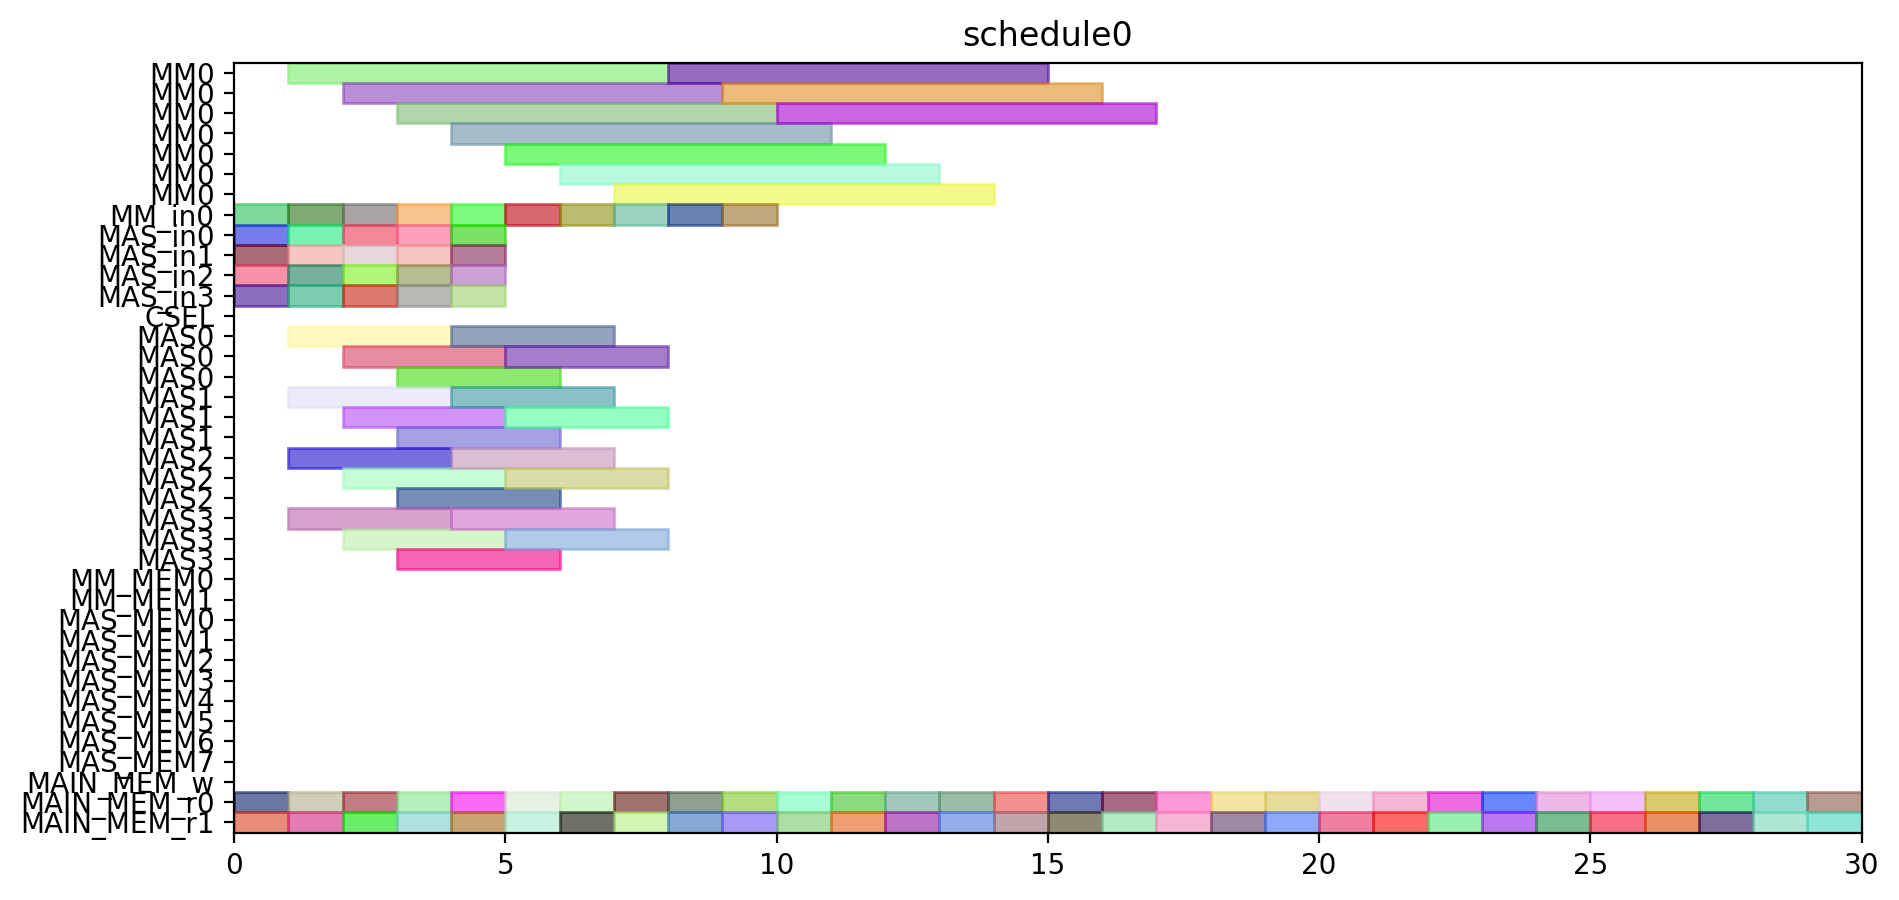

This chart was generated by the following Python code:
from pyschedule import Scenario, solvers, plotters, alt


def solve():
	horizon = 131
	S = Scenario("schedule0", horizon=horizon)

	# resource
	MM = S.Resources('MM', num=1, size=7)
	MM_in = S.Resources('MM_in', num=1)
	MAS_in = S.Resources('MAS_in', num=4)
	CSEL = S.Resource('CSEL')
	MAS = S.Resources('MAS', num=4, size=3, periods=range(1, horizon))
	MM_MEM = S.Resources('MM_MEM', num=2)
	MAS_MEM = S.Resources('MAS_MEM', num=8)
	MAIN_MEM_w = S.Resource('MAIN_MEM_w', size=1)
	MAIN_MEM_r = S.Resources('MAIN_MEM_r', num=2)

	# result of previous scheduling

	# new tasks
	c_aa_a1_0 = S.Task('c_aa_a1_0', length=3, delay_cost=1)
	c_aa_a1_0 += alt(MAS)
	c_aa_a1_0_in = S.Task('c_aa_a1_0_in', length=1, delay_cost=1)
	c_aa_a1_0_in += alt(MAS_in)
	S += c_aa_a1_0_in*MAS_in[0]<=c_aa_a1_0*MAS[0]

	S += c_aa_a1_0_in*MAS_in[1]<=c_aa_a1_0*MAS[1]

	S += c_aa_a1_0_in*MAS_in[2]<=c_aa_a1_0*MAS[2]

	S += c_aa_a1_0_in*MAS_in[3]<=c_aa_a1_0*MAS[3]

	c_aa_a1_0_mem0 = S.Task('c_aa_a1_0_mem0', length=1, delay_cost=1)
	c_aa_a1_0_mem0 += MAIN_MEM_r[0]
	c_aa_a1_0_mem1 = S.Task('c_aa_a1_0_mem1', length=1, delay_cost=1)
	c_aa_a1_0_mem1 += MAIN_MEM_r[1]
	c_aa_a1_1 = S.Task('c_aa_a1_1', length=3, delay_cost=1)
	c_aa_a1_1 += alt(MAS)
	c_aa_a1_1_in = S.Task('c_aa_a1_1_in', length=1, delay_cost=1)
	c_aa_a1_1_in += alt(MAS_in)
	S += c_aa_a1_1_in*MAS_in[0]<=c_aa_a1_1*MAS[0]

	S += c_aa_a1_1_in*MAS_in[1]<=c_aa_a1_1*MAS[1]

	S += c_aa_a1_1_in*MAS_in[2]<=c_aa_a1_1*MAS[2]

	S += c_aa_a1_1_in*MAS_in[3]<=c_aa_a1_1*MAS[3]

	c_aa_a1_1_mem0 = S.Task('c_aa_a1_1_mem0', length=1, delay_cost=1)
	c_aa_a1_1_mem0 += MAIN_MEM_r[0]
	c_aa_a1_1_mem1 = S.Task('c_aa_a1_1_mem1', length=1, delay_cost=1)
	c_aa_a1_1_mem1 += MAIN_MEM_r[1]
	c_aa_t10 = S.Task('c_aa_t10', length=3, delay_cost=1)
	c_aa_t10 += alt(MAS)
	c_aa_t10_in = S.Task('c_aa_t10_in', length=1, delay_cost=1)
	c_aa_t10_in += alt(MAS_in)
	S += c_aa_t10_in*MAS_in[0]<=c_aa_t10*MAS[0]

	S += c_aa_t10_in*MAS_in[1]<=c_aa_t10*MAS[1]

	S += c_aa_t10_in*MAS_in[2]<=c_aa_t10*MAS[2]

	S += c_aa_t10_in*MAS_in[3]<=c_aa_t10*MAS[3]

	c_aa_t10_mem0 = S.Task('c_aa_t10_mem0', length=1, delay_cost=1)
	c_aa_t10_mem0 += MAIN_MEM_r[0]
	c_aa_t10_mem1 = S.Task('c_aa_t10_mem1', length=1, delay_cost=1)
	c_aa_t10_mem1 += MAIN_MEM_r[1]
	c_aa_t11 = S.Task('c_aa_t11', length=3, delay_cost=1)
	c_aa_t11 += alt(MAS)
	c_aa_t11_in = S.Task('c_aa_t11_in', length=1, delay_cost=1)
	c_aa_t11_in += alt(MAS_in)
	S += c_aa_t11_in*MAS_in[0]<=c_aa_t11*MAS[0]

	S += c_aa_t11_in*MAS_in[1]<=c_aa_t11*MAS[1]

	S += c_aa_t11_in*MAS_in[2]<=c_aa_t11*MAS[2]

	S += c_aa_t11_in*MAS_in[3]<=c_aa_t11*MAS[3]

	c_aa_t11_mem0 = S.Task('c_aa_t11_mem0', length=1, delay_cost=1)
	c_aa_t11_mem0 += MAIN_MEM_r[0]
	c_aa_t11_mem1 = S.Task('c_aa_t11_mem1', length=1, delay_cost=1)
	c_aa_t11_mem1 += MAIN_MEM_r[1]
	c_aa_t3_t0 = S.Task('c_aa_t3_t0', length=7, delay_cost=1)
	c_aa_t3_t0 += alt(MM)
	c_aa_t3_t0_in = S.Task('c_aa_t3_t0_in', length=1, delay_cost=1)
	c_aa_t3_t0_in += alt(MM_in)
	S += c_aa_t3_t0_in*MM_in[0]<=c_aa_t3_t0*MM[0]

	c_aa_t3_t0_mem0 = S.Task('c_aa_t3_t0_mem0', length=1, delay_cost=1)
	c_aa_t3_t0_mem0 += MAIN_MEM_r[0]
	c_aa_t3_t0_mem1 = S.Task('c_aa_t3_t0_mem1', length=1, delay_cost=1)
	c_aa_t3_t0_mem1 += MAIN_MEM_r[1]
	c_aa_t3_t1 = S.Task('c_aa_t3_t1', length=7, delay_cost=1)
	c_aa_t3_t1 += alt(MM)
	c_aa_t3_t1_in = S.Task('c_aa_t3_t1_in', length=1, delay_cost=1)
	c_aa_t3_t1_in += alt(MM_in)
	S += c_aa_t3_t1_in*MM_in[0]<=c_aa_t3_t1*MM[0]

	c_aa_t3_t1_mem0 = S.Task('c_aa_t3_t1_mem0', length=1, delay_cost=1)
	c_aa_t3_t1_mem0 += MAIN_MEM_r[0]
	c_aa_t3_t1_mem1 = S.Task('c_aa_t3_t1_mem1', length=1, delay_cost=1)
	c_aa_t3_t1_mem1 += MAIN_MEM_r[1]
	c_aa_t3_t2 = S.Task('c_aa_t3_t2', length=3, delay_cost=1)
	c_aa_t3_t2 += alt(MAS)
	c_aa_t3_t2_in = S.Task('c_aa_t3_t2_in', length=1, delay_cost=1)
	c_aa_t3_t2_in += alt(MAS_in)
	S += c_aa_t3_t2_in*MAS_in[0]<=c_aa_t3_t2*MAS[0]

	S += c_aa_t3_t2_in*MAS_in[1]<=c_aa_t3_t2*MAS[1]

	S += c_aa_t3_t2_in*MAS_in[2]<=c_aa_t3_t2*MAS[2]

	S += c_aa_t3_t2_in*MAS_in[3]<=c_aa_t3_t2*MAS[3]

	c_aa_t3_t2_mem0 = S.Task('c_aa_t3_t2_mem0', length=1, delay_cost=1)
	c_aa_t3_t2_mem0 += MAIN_MEM_r[0]
	c_aa_t3_t2_mem1 = S.Task('c_aa_t3_t2_mem1', length=1, delay_cost=1)
	c_aa_t3_t2_mem1 += MAIN_MEM_r[1]
	c_aa_t3_t3 = S.Task('c_aa_t3_t3', length=3, delay_cost=1)
	c_aa_t3_t3 += alt(MAS)
	c_aa_t3_t3_in = S.Task('c_aa_t3_t3_in', length=1, delay_cost=1)
	c_aa_t3_t3_in += alt(MAS_in)
	S += c_aa_t3_t3_in*MAS_in[0]<=c_aa_t3_t3*MAS[0]

	S += c_aa_t3_t3_in*MAS_in[1]<=c_aa_t3_t3*MAS[1]

	S += c_aa_t3_t3_in*MAS_in[2]<=c_aa_t3_t3*MAS[2]

	S += c_aa_t3_t3_in*MAS_in[3]<=c_aa_t3_t3*MAS[3]

	c_aa_t3_t3_mem0 = S.Task('c_aa_t3_t3_mem0', length=1, delay_cost=1)
	c_aa_t3_t3_mem0 += MAIN_MEM_r[0]
	c_aa_t3_t3_mem1 = S.Task('c_aa_t3_t3_mem1', length=1, delay_cost=1)
	c_aa_t3_t3_mem1 += MAIN_MEM_r[1]
	c_bb_a1_0 = S.Task('c_bb_a1_0', length=3, delay_cost=1)
	c_bb_a1_0 += alt(MAS)
	c_bb_a1_0_in = S.Task('c_bb_a1_0_in', length=1, delay_cost=1)
	c_bb_a1_0_in += alt(MAS_in)
	S += c_bb_a1_0_in*MAS_in[0]<=c_bb_a1_0*MAS[0]

	S += c_bb_a1_0_in*MAS_in[1]<=c_bb_a1_0*MAS[1]

	S += c_bb_a1_0_in*MAS_in[2]<=c_bb_a1_0*MAS[2]

	S += c_bb_a1_0_in*MAS_in[3]<=c_bb_a1_0*MAS[3]

	c_bb_a1_0_mem0 = S.Task('c_bb_a1_0_mem0', length=1, delay_cost=1)
	c_bb_a1_0_mem0 += MAIN_MEM_r[0]
	c_bb_a1_0_mem1 = S.Task('c_bb_a1_0_mem1', length=1, delay_cost=1)
	c_bb_a1_0_mem1 += MAIN_MEM_r[1]
	c_bb_a1_1 = S.Task('c_bb_a1_1', length=3, delay_cost=1)
	c_bb_a1_1 += alt(MAS)
	c_bb_a1_1_in = S.Task('c_bb_a1_1_in', length=1, delay_cost=1)
	c_bb_a1_1_in += alt(MAS_in)
	S += c_bb_a1_1_in*MAS_in[0]<=c_bb_a1_1*MAS[0]

	S += c_bb_a1_1_in*MAS_in[1]<=c_bb_a1_1*MAS[1]

	S += c_bb_a1_1_in*MAS_in[2]<=c_bb_a1_1*MAS[2]

	S += c_bb_a1_1_in*MAS_in[3]<=c_bb_a1_1*MAS[3]

	c_bb_a1_1_mem0 = S.Task('c_bb_a1_1_mem0', length=1, delay_cost=1)
	c_bb_a1_1_mem0 += MAIN_MEM_r[0]
	c_bb_a1_1_mem1 = S.Task('c_bb_a1_1_mem1', length=1, delay_cost=1)
	c_bb_a1_1_mem1 += MAIN_MEM_r[1]
	c_bb_t10 = S.Task('c_bb_t10', length=3, delay_cost=1)
	c_bb_t10 += alt(MAS)
	c_bb_t10_in = S.Task('c_bb_t10_in', length=1, delay_cost=1)
	c_bb_t10_in += alt(MAS_in)
	S += c_bb_t10_in*MAS_in[0]<=c_bb_t10*MAS[0]

	S += c_bb_t10_in*MAS_in[1]<=c_bb_t10*MAS[1]

	S += c_bb_t10_in*MAS_in[2]<=c_bb_t10*MAS[2]

	S += c_bb_t10_in*MAS_in[3]<=c_bb_t10*MAS[3]

	c_bb_t10_mem0 = S.Task('c_bb_t10_mem0', length=1, delay_cost=1)
	c_bb_t10_mem0 += MAIN_MEM_r[0]
	c_bb_t10_mem1 = S.Task('c_bb_t10_mem1', length=1, delay_cost=1)
	c_bb_t10_mem1 += MAIN_MEM_r[1]
	c_bb_t11 = S.Task('c_bb_t11', length=3, delay_cost=1)
	c_bb_t11 += alt(MAS)
	c_bb_t11_in = S.Task('c_bb_t11_in', length=1, delay_cost=1)
	c_bb_t11_in += alt(MAS_in)
	S += c_bb_t11_in*MAS_in[0]<=c_bb_t11*MAS[0]

	S += c_bb_t11_in*MAS_in[1]<=c_bb_t11*MAS[1]

	S += c_bb_t11_in*MAS_in[2]<=c_bb_t11*MAS[2]

	S += c_bb_t11_in*MAS_in[3]<=c_bb_t11*MAS[3]

	c_bb_t11_mem0 = S.Task('c_bb_t11_mem0', length=1, delay_cost=1)
	c_bb_t11_mem0 += MAIN_MEM_r[0]
	c_bb_t11_mem1 = S.Task('c_bb_t11_mem1', length=1, delay_cost=1)
	c_bb_t11_mem1 += MAIN_MEM_r[1]
	c_bb_t3_t0 = S.Task('c_bb_t3_t0', length=7, delay_cost=1)
	c_bb_t3_t0 += alt(MM)
	c_bb_t3_t0_in = S.Task('c_bb_t3_t0_in', length=1, delay_cost=1)
	c_bb_t3_t0_in += alt(MM_in)
	S += c_bb_t3_t0_in*MM_in[0]<=c_bb_t3_t0*MM[0]

	c_bb_t3_t0_mem0 = S.Task('c_bb_t3_t0_mem0', length=1, delay_cost=1)
	c_bb_t3_t0_mem0 += MAIN_MEM_r[0]
	c_bb_t3_t0_mem1 = S.Task('c_bb_t3_t0_mem1', length=1, delay_cost=1)
	c_bb_t3_t0_mem1 += MAIN_MEM_r[1]
	c_bb_t3_t1 = S.Task('c_bb_t3_t1', length=7, delay_cost=1)
	c_bb_t3_t1 += alt(MM)
	c_bb_t3_t1_in = S.Task('c_bb_t3_t1_in', length=1, delay_cost=1)
	c_bb_t3_t1_in += alt(MM_in)
	S += c_bb_t3_t1_in*MM_in[0]<=c_bb_t3_t1*MM[0]

	c_bb_t3_t1_mem0 = S.Task('c_bb_t3_t1_mem0', length=1, delay_cost=1)
	c_bb_t3_t1_mem0 += MAIN_MEM_r[0]
	c_bb_t3_t1_mem1 = S.Task('c_bb_t3_t1_mem1', length=1, delay_cost=1)
	c_bb_t3_t1_mem1 += MAIN_MEM_r[1]
	c_bb_t3_t2 = S.Task('c_bb_t3_t2', length=3, delay_cost=1)
	c_bb_t3_t2 += alt(MAS)
	c_bb_t3_t2_in = S.Task('c_bb_t3_t2_in', length=1, delay_cost=1)
	c_bb_t3_t2_in += alt(MAS_in)
	S += c_bb_t3_t2_in*MAS_in[0]<=c_bb_t3_t2*MAS[0]

	S += c_bb_t3_t2_in*MAS_in[1]<=c_bb_t3_t2*MAS[1]

	S += c_bb_t3_t2_in*MAS_in[2]<=c_bb_t3_t2*MAS[2]

	S += c_bb_t3_t2_in*MAS_in[3]<=c_bb_t3_t2*MAS[3]

	c_bb_t3_t2_mem0 = S.Task('c_bb_t3_t2_mem0', length=1, delay_cost=1)
	c_bb_t3_t2_mem0 += MAIN_MEM_r[0]
	c_bb_t3_t2_mem1 = S.Task('c_bb_t3_t2_mem1', length=1, delay_cost=1)
	c_bb_t3_t2_mem1 += MAIN_MEM_r[1]
	c_bb_t3_t3 = S.Task('c_bb_t3_t3', length=3, delay_cost=1)
	c_bb_t3_t3 += alt(MAS)
	c_bb_t3_t3_in = S.Task('c_bb_t3_t3_in', length=1, delay_cost=1)
	c_bb_t3_t3_in += alt(MAS_in)
	S += c_bb_t3_t3_in*MAS_in[0]<=c_bb_t3_t3*MAS[0]

	S += c_bb_t3_t3_in*MAS_in[1]<=c_bb_t3_t3*MAS[1]

	S += c_bb_t3_t3_in*MAS_in[2]<=c_bb_t3_t3*MAS[2]

	S += c_bb_t3_t3_in*MAS_in[3]<=c_bb_t3_t3*MAS[3]

	c_bb_t3_t3_mem0 = S.Task('c_bb_t3_t3_mem0', length=1, delay_cost=1)
	c_bb_t3_t3_mem0 += MAIN_MEM_r[0]
	c_bb_t3_t3_mem1 = S.Task('c_bb_t3_t3_mem1', length=1, delay_cost=1)
	c_bb_t3_t3_mem1 += MAIN_MEM_r[1]
	c_cc_a1_0 = S.Task('c_cc_a1_0', length=3, delay_cost=1)
	c_cc_a1_0 += alt(MAS)
	c_cc_a1_0_in = S.Task('c_cc_a1_0_in', length=1, delay_cost=1)
	c_cc_a1_0_in += alt(MAS_in)
	S += c_cc_a1_0_in*MAS_in[0]<=c_cc_a1_0*MAS[0]

	S += c_cc_a1_0_in*MAS_in[1]<=c_cc_a1_0*MAS[1]

	S += c_cc_a1_0_in*MAS_in[2]<=c_cc_a1_0*MAS[2]

	S += c_cc_a1_0_in*MAS_in[3]<=c_cc_a1_0*MAS[3]

	c_cc_a1_0_mem0 = S.Task('c_cc_a1_0_mem0', length=1, delay_cost=1)
	c_cc_a1_0_mem0 += MAIN_MEM_r[0]
	c_cc_a1_0_mem1 = S.Task('c_cc_a1_0_mem1', length=1, delay_cost=1)
	c_cc_a1_0_mem1 += MAIN_MEM_r[1]
	c_cc_a1_1 = S.Task('c_cc_a1_1', length=3, delay_cost=1)
	c_cc_a1_1 += alt(MAS)
	c_cc_a1_1_in = S.Task('c_cc_a1_1_in', length=1, delay_cost=1)
	c_cc_a1_1_in += alt(MAS_in)
	S += c_cc_a1_1_in*MAS_in[0]<=c_cc_a1_1*MAS[0]

	S += c_cc_a1_1_in*MAS_in[1]<=c_cc_a1_1*MAS[1]

	S += c_cc_a1_1_in*MAS_in[2]<=c_cc_a1_1*MAS[2]

	S += c_cc_a1_1_in*MAS_in[3]<=c_cc_a1_1*MAS[3]

	c_cc_a1_1_mem0 = S.Task('c_cc_a1_1_mem0', length=1, delay_cost=1)
	c_cc_a1_1_mem0 += MAIN_MEM_r[0]
	c_cc_a1_1_mem1 = S.Task('c_cc_a1_1_mem1', length=1, delay_cost=1)
	c_cc_a1_1_mem1 += MAIN_MEM_r[1]
	c_cc_t10 = S.Task('c_cc_t10', length=3, delay_cost=1)
	c_cc_t10 += alt(MAS)
	c_cc_t10_in = S.Task('c_cc_t10_in', length=1, delay_cost=1)
	c_cc_t10_in += alt(MAS_in)
	S += c_cc_t10_in*MAS_in[0]<=c_cc_t10*MAS[0]

	S += c_cc_t10_in*MAS_in[1]<=c_cc_t10*MAS[1]

	S += c_cc_t10_in*MAS_in[2]<=c_cc_t10*MAS[2]

	S += c_cc_t10_in*MAS_in[3]<=c_cc_t10*MAS[3]

	c_cc_t10_mem0 = S.Task('c_cc_t10_mem0', length=1, delay_cost=1)
	c_cc_t10_mem0 += MAIN_MEM_r[0]
	c_cc_t10_mem1 = S.Task('c_cc_t10_mem1', length=1, delay_cost=1)
	c_cc_t10_mem1 += MAIN_MEM_r[1]
	c_cc_t11 = S.Task('c_cc_t11', length=3, delay_cost=1)
	c_cc_t11 += alt(MAS)
	c_cc_t11_in = S.Task('c_cc_t11_in', length=1, delay_cost=1)
	c_cc_t11_in += alt(MAS_in)
	S += c_cc_t11_in*MAS_in[0]<=c_cc_t11*MAS[0]

	S += c_cc_t11_in*MAS_in[1]<=c_cc_t11*MAS[1]

	S += c_cc_t11_in*MAS_in[2]<=c_cc_t11*MAS[2]

	S += c_cc_t11_in*MAS_in[3]<=c_cc_t11*MAS[3]

	c_cc_t11_mem0 = S.Task('c_cc_t11_mem0', length=1, delay_cost=1)
	c_cc_t11_mem0 += MAIN_MEM_r[0]
	c_cc_t11_mem1 = S.Task('c_cc_t11_mem1', length=1, delay_cost=1)
	c_cc_t11_mem1 += MAIN_MEM_r[1]
	c_cc_t3_t0 = S.Task('c_cc_t3_t0', length=7, delay_cost=1)
	c_cc_t3_t0 += alt(MM)
	c_cc_t3_t0_in = S.Task('c_cc_t3_t0_in', length=1, delay_cost=1)
	c_cc_t3_t0_in += alt(MM_in)
	S += c_cc_t3_t0_in*MM_in[0]<=c_cc_t3_t0*MM[0]

	c_cc_t3_t0_mem0 = S.Task('c_cc_t3_t0_mem0', length=1, delay_cost=1)
	c_cc_t3_t0_mem0 += MAIN_MEM_r[0]
	c_cc_t3_t0_mem1 = S.Task('c_cc_t3_t0_mem1', length=1, delay_cost=1)
	c_cc_t3_t0_mem1 += MAIN_MEM_r[1]
	c_cc_t3_t1 = S.Task('c_cc_t3_t1', length=7, delay_cost=1)
	c_cc_t3_t1 += alt(MM)
	c_cc_t3_t1_in = S.Task('c_cc_t3_t1_in', length=1, delay_cost=1)
	c_cc_t3_t1_in += alt(MM_in)
	S += c_cc_t3_t1_in*MM_in[0]<=c_cc_t3_t1*MM[0]

	c_cc_t3_t1_mem0 = S.Task('c_cc_t3_t1_mem0', length=1, delay_cost=1)
	c_cc_t3_t1_mem0 += MAIN_MEM_r[0]
	c_cc_t3_t1_mem1 = S.Task('c_cc_t3_t1_mem1', length=1, delay_cost=1)
	c_cc_t3_t1_mem1 += MAIN_MEM_r[1]
	c_cc_t3_t2 = S.Task('c_cc_t3_t2', length=3, delay_cost=1)
	c_cc_t3_t2 += alt(MAS)
	c_cc_t3_t2_in = S.Task('c_cc_t3_t2_in', length=1, delay_cost=1)
	c_cc_t3_t2_in += alt(MAS_in)
	S += c_cc_t3_t2_in*MAS_in[0]<=c_cc_t3_t2*MAS[0]

	S += c_cc_t3_t2_in*MAS_in[1]<=c_cc_t3_t2*MAS[1]

	S += c_cc_t3_t2_in*MAS_in[2]<=c_cc_t3_t2*MAS[2]

	S += c_cc_t3_t2_in*MAS_in[3]<=c_cc_t3_t2*MAS[3]

	c_cc_t3_t2_mem0 = S.Task('c_cc_t3_t2_mem0', length=1, delay_cost=1)
	c_cc_t3_t2_mem0 += MAIN_MEM_r[0]
	c_cc_t3_t2_mem1 = S.Task('c_cc_t3_t2_mem1', length=1, delay_cost=1)
	c_cc_t3_t2_mem1 += MAIN_MEM_r[1]
	c_cc_t3_t3 = S.Task('c_cc_t3_t3', length=3, delay_cost=1)
	c_cc_t3_t3 += alt(MAS)
	c_cc_t3_t3_in = S.Task('c_cc_t3_t3_in', length=1, delay_cost=1)
	c_cc_t3_t3_in += alt(MAS_in)
	S += c_cc_t3_t3_in*MAS_in[0]<=c_cc_t3_t3*MAS[0]

	S += c_cc_t3_t3_in*MAS_in[1]<=c_cc_t3_t3*MAS[1]

	S += c_cc_t3_t3_in*MAS_in[2]<=c_cc_t3_t3*MAS[2]

	S += c_cc_t3_t3_in*MAS_in[3]<=c_cc_t3_t3*MAS[3]

	c_cc_t3_t3_mem0 = S.Task('c_cc_t3_t3_mem0', length=1, delay_cost=1)
	c_cc_t3_t3_mem0 += MAIN_MEM_r[0]
	c_cc_t3_t3_mem1 = S.Task('c_cc_t3_t3_mem1', length=1, delay_cost=1)
	c_cc_t3_t3_mem1 += MAIN_MEM_r[1]
	c_ab_t0_t0 = S.Task('c_ab_t0_t0', length=7, delay_cost=1)
	c_ab_t0_t0 += alt(MM)
	c_ab_t0_t0_in = S.Task('c_ab_t0_t0_in', length=1, delay_cost=1)
	c_ab_t0_t0_in += alt(MM_in)
	S += c_ab_t0_t0_in*MM_in[0]<=c_ab_t0_t0*MM[0]

	c_ab_t0_t0_mem0 = S.Task('c_ab_t0_t0_mem0', length=1, delay_cost=1)
	c_ab_t0_t0_mem0 += MAIN_MEM_r[0]
	c_ab_t0_t0_mem1 = S.Task('c_ab_t0_t0_mem1', length=1, delay_cost=1)
	c_ab_t0_t0_mem1 += MAIN_MEM_r[1]
	c_ab_t0_t1 = S.Task('c_ab_t0_t1', length=7, delay_cost=1)
	c_ab_t0_t1 += alt(MM)
	c_ab_t0_t1_in = S.Task('c_ab_t0_t1_in', length=1, delay_cost=1)
	c_ab_t0_t1_in += alt(MM_in)
	S += c_ab_t0_t1_in*MM_in[0]<=c_ab_t0_t1*MM[0]

	c_ab_t0_t1_mem0 = S.Task('c_ab_t0_t1_mem0', length=1, delay_cost=1)
	c_ab_t0_t1_mem0 += MAIN_MEM_r[0]
	c_ab_t0_t1_mem1 = S.Task('c_ab_t0_t1_mem1', length=1, delay_cost=1)
	c_ab_t0_t1_mem1 += MAIN_MEM_r[1]
	c_ab_t0_t2 = S.Task('c_ab_t0_t2', length=3, delay_cost=1)
	c_ab_t0_t2 += alt(MAS)
	c_ab_t0_t2_in = S.Task('c_ab_t0_t2_in', length=1, delay_cost=1)
	c_ab_t0_t2_in += alt(MAS_in)
	S += c_ab_t0_t2_in*MAS_in[0]<=c_ab_t0_t2*MAS[0]

	S += c_ab_t0_t2_in*MAS_in[1]<=c_ab_t0_t2*MAS[1]

	S += c_ab_t0_t2_in*MAS_in[2]<=c_ab_t0_t2*MAS[2]

	S += c_ab_t0_t2_in*MAS_in[3]<=c_ab_t0_t2*MAS[3]

	c_ab_t0_t2_mem0 = S.Task('c_ab_t0_t2_mem0', length=1, delay_cost=1)
	c_ab_t0_t2_mem0 += MAIN_MEM_r[0]
	c_ab_t0_t2_mem1 = S.Task('c_ab_t0_t2_mem1', length=1, delay_cost=1)
	c_ab_t0_t2_mem1 += MAIN_MEM_r[1]
	c_ab_t0_t3 = S.Task('c_ab_t0_t3', length=3, delay_cost=1)
	c_ab_t0_t3 += alt(MAS)
	c_ab_t0_t3_in = S.Task('c_ab_t0_t3_in', length=1, delay_cost=1)
	c_ab_t0_t3_in += alt(MAS_in)
	S += c_ab_t0_t3_in*MAS_in[0]<=c_ab_t0_t3*MAS[0]

	S += c_ab_t0_t3_in*MAS_in[1]<=c_ab_t0_t3*MAS[1]

	S += c_ab_t0_t3_in*MAS_in[2]<=c_ab_t0_t3*MAS[2]

	S += c_ab_t0_t3_in*MAS_in[3]<=c_ab_t0_t3*MAS[3]

	c_ab_t0_t3_mem0 = S.Task('c_ab_t0_t3_mem0', length=1, delay_cost=1)
	c_ab_t0_t3_mem0 += MAIN_MEM_r[0]
	c_ab_t0_t3_mem1 = S.Task('c_ab_t0_t3_mem1', length=1, delay_cost=1)
	c_ab_t0_t3_mem1 += MAIN_MEM_r[1]
	c_ab_t1_t0 = S.Task('c_ab_t1_t0', length=7, delay_cost=1)
	c_ab_t1_t0 += alt(MM)
	c_ab_t1_t0_in = S.Task('c_ab_t1_t0_in', length=1, delay_cost=1)
	c_ab_t1_t0_in += alt(MM_in)
	S += c_ab_t1_t0_in*MM_in[0]<=c_ab_t1_t0*MM[0]

	c_ab_t1_t0_mem0 = S.Task('c_ab_t1_t0_mem0', length=1, delay_cost=1)
	c_ab_t1_t0_mem0 += MAIN_MEM_r[0]
	c_ab_t1_t0_mem1 = S.Task('c_ab_t1_t0_mem1', length=1, delay_cost=1)
	c_ab_t1_t0_mem1 += MAIN_MEM_r[1]
	c_ab_t1_t1 = S.Task('c_ab_t1_t1', length=7, delay_cost=1)
	c_ab_t1_t1 += alt(MM)
	c_ab_t1_t1_in = S.Task('c_ab_t1_t1_in', length=1, delay_cost=1)
	c_ab_t1_t1_in += alt(MM_in)
	S += c_ab_t1_t1_in*MM_in[0]<=c_ab_t1_t1*MM[0]

	c_ab_t1_t1_mem0 = S.Task('c_ab_t1_t1_mem0', length=1, delay_cost=1)
	c_ab_t1_t1_mem0 += MAIN_MEM_r[0]
	c_ab_t1_t1_mem1 = S.Task('c_ab_t1_t1_mem1', length=1, delay_cost=1)
	c_ab_t1_t1_mem1 += MAIN_MEM_r[1]
	solvers.mip.solve(S,msg=1,kind='CPLEX',ratio_gap=1.01)

	solution = [['hoge']*len(S.solution()[1]) for i in range(len(S.solution()))]
	for i in range(len(S.solution())):
		for j in range(len(S.solution()[i])):
			solution[i][j]=str(S.solution()[i][j])
	print(solution)

	cycles = int(solution[-1][3])

	pic_file_name = "/home/mfukuda/ABE/multiRAM_multiMAS_16mux/scheduling_result/stage7MM1_stage3MAS4/FP12_INV_BEFORE_FPINV/schedule0.png"
	if(S.solution() != []):
		plotters.matplotlib.plot(S,img_filename=pic_file_name, show_task_labels=False, fig_size=(cycles*0.25+3, 5))

	return solution
